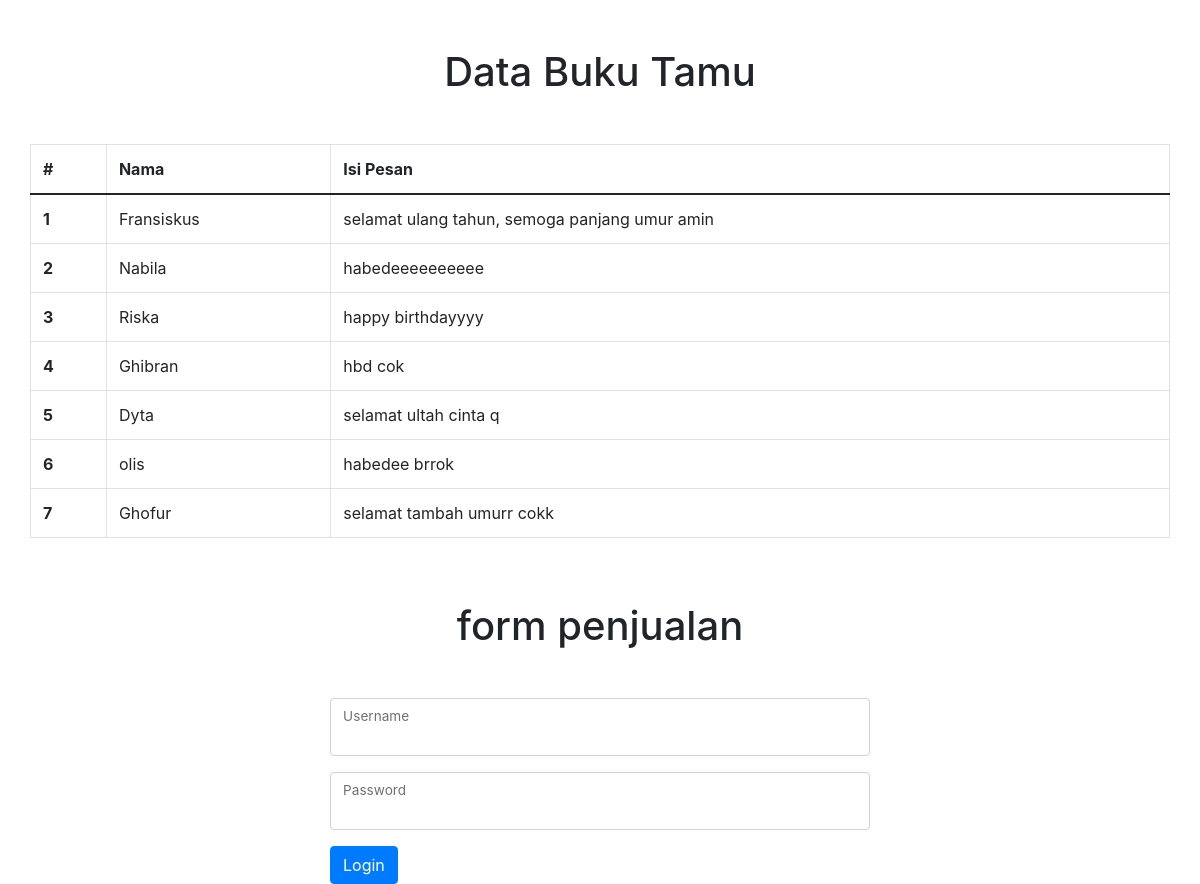
Screenshot of /bukutamu.php with the database file from the repository.
### tables this page shows
CREATE TABLE `buku_tamu` (
  `ID_BT` int(10) NOT NULL,
  `Nama` varchar(200) NOT NULL,
  `Email` varchar(50) NOT NULL,
  `Isi` text NOT NULL
);

### bukutamu.php (the view, shortened to what this page needs)
<!DOCTYPE html>
<html lang="en">
<head>
    <link href="https://cdn.jsdelivr.net/npm/bootstrap@5.0.2/dist/css/bootstrap.min.css" rel="stylesheet">
</head>
<body>
    <div class="container">
        <h1 class="text-center mt-5">Data Buku Tamu</h1>
        <div class="row mt-5">
            <?php
                $servername = 'localhost';
                $username = 'root';
                $password = '';
                $db_name = 'buku_tamu';
                $conn = new mysqli($servername, $username, $password, $db_name);
                $sql = "SELECT * FROM buku_tamu";
                $result = $conn->query($sql);
               if ($result->num_rows > 0) {
                echo '<table class="table table-bordered">';
                echo '<thead>';
                echo '<tr>';
                echo '<th scope="col">#</th>';
                echo '<th scope="col">Nama</th>';
                echo '<th scope="col">Isi Pesan</th>';
                echo '</tr>';
                echo '</thead>';
                echo '<tbody>';
                $count = 1;
                while ($row = $result->fetch_assoc()) {
                    echo '<tr>';
                    echo '<th scope="row">' . $count++ . '</th>';
                    echo '<td>' . htmlspecialchars($row['Nama']) . '</td>';
                    echo '<td>' . htmlspecialchars($row['Isi']) . '</td>';
                    echo '</tr>';
                }
                echo '</tbody>';
                echo '</table>';
            } else {
                echo '<p class="text-muted">No results found.</p>';
            }
                include 'login.php';
            ?>
        </div>
    </div>
</body>
</html>

### login.php (shortened to what this page needs)
<!DOCTYPE html>
<html lang="en">
<head>
    <link rel="stylesheet" href="assets/css/bootstrap.min.css">
</head>
<body>
    <div class="container">
        <h1 class="mt-5 text-center">form penjualan</h1>
        <div class="row mt-5">
        <div class="col-12 col-md-3">
    </div>
    <div class="col-12 col-md-6">
                <form action="hitung_process.php" method="post">
                    <div class="form-floating mb-3">
                        <input type="text" class="form-control" id="floatingNama">
                        <label for="floatingNama">Username</label>
                    </div>
                    <div class="form-floating mb-3">
                         <input type="number" class="form-control"  id="floatingJml">
                         <label for="floatingJml">Password</label>
                    </div>
                    <button type="submit" class="btn btn-primary">Login</button>
            </form>
            </div>
        </div>
    </div>
</body>
</html>

### rows the page displays
buku_tamu: Nama "Fransiskus", Isi "selamat ulang tahun, semoga panjang umur amin"
buku_tamu: Nama "Nabila", Isi "habedeeeeeeeeee"
buku_tamu: Nama "Riska", Isi "happy birthdayyyy"
buku_tamu: Nama "Ghibran", Isi "hbd cok"
buku_tamu: Nama "Dyta", Isi "selamat ultah cinta q"
buku_tamu: Nama "olis", Isi "habedee brrok"
buku_tamu: Nama "Ghofur", Isi "selamat tambah umurr cokk"
